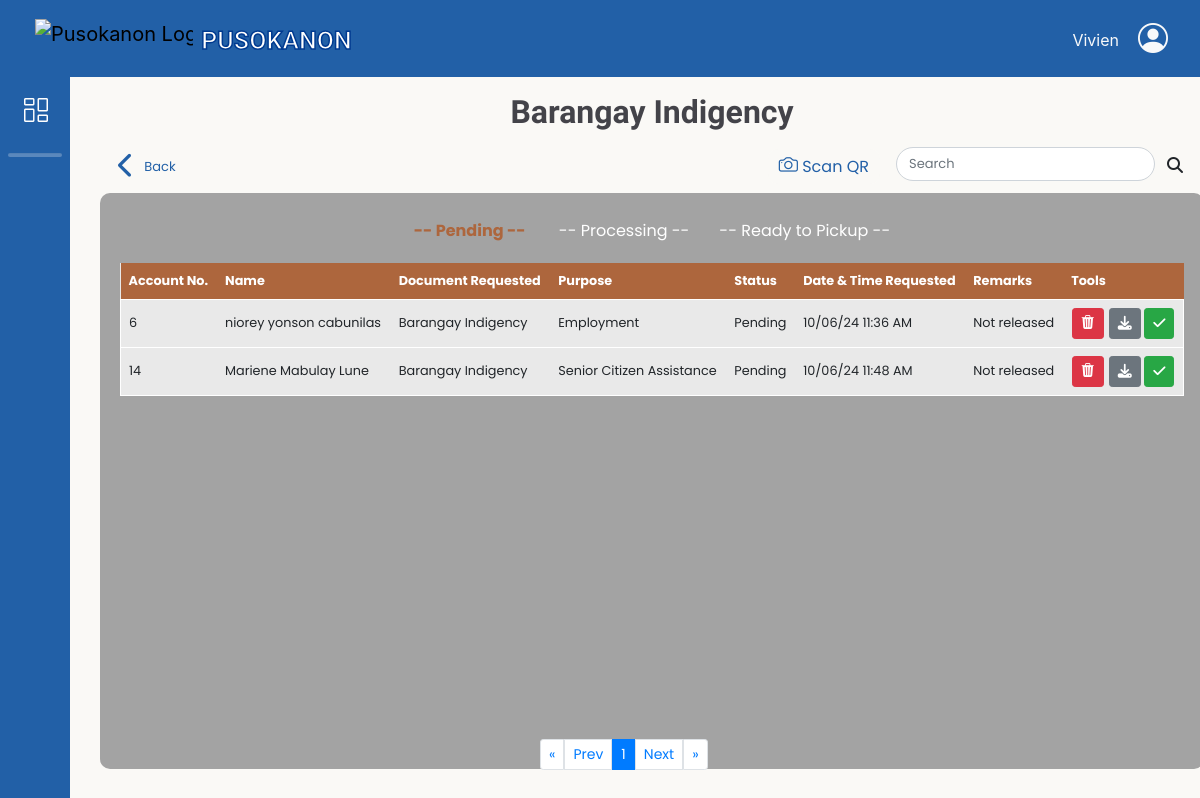
The page /adminbejo/Barangay-Indigency.php (signed in) on the database its author committed.
### tables this page shows
CREATE TABLE `request_doc` (
  `doc_ID` int(11) NOT NULL,
  `res_id` int(11) NOT NULL,
  `docType_id` int(11) NOT NULL,
  `purpose_id` int(11) NOT NULL,
  `purpose_name` varchar(255) DEFAULT NULL,
  `doc_amount` int(11) NOT NULL,
  `stat` varchar(50) NOT NULL DEFAULT 'Pending',
  `date_req` timestamp NOT NULL DEFAULT current_timestamp(),
  `date_processed` timestamp NULL DEFAULT current_timestamp() ON UPDATE current_timestamp(),
  `remarks` varchar(100) DEFAULT 'Not released',
  `request_id` varchar(20) NOT NULL,
  `qrCode_image` varchar(200) DEFAULT NULL,
  `document_requirements` varchar(64) DEFAULT NULL
);

CREATE TABLE `resident_users` (
  `res_ID` int(11) NOT NULL,
  `res_fname` varchar(50) NOT NULL,
  `res_lname` varchar(50) NOT NULL,
  `res_midname` varchar(50) NOT NULL,
  `res_suffix` varchar(10) DEFAULT NULL,
  `gender` varchar(10) NOT NULL,
  `birth_date` date NOT NULL,
  `civil_status` varchar(20) NOT NULL,
  `citizenship` varchar(30) NOT NULL,
  `place_birth` varchar(100) NOT NULL,
  `contact_no` varchar(13) NOT NULL,
  `res_email` varchar(100) NOT NULL,
  `addr_sitio` varchar(50) NOT NULL,
  `res_password` varchar(100) NOT NULL,
  `profile_picture` varchar(200) DEFAULT NULL,
  `registered_voter` varchar(15) NOT NULL,
  `userRole_id` int(11) NOT NULL,
  `verification_image` varchar(128) DEFAULT NULL,
  `register_at` datetime NOT NULL DEFAULT current_timestamp(),
  `reset_token_hash` varchar(64) DEFAULT NULL,
  `reset_token_expires_at` datetime DEFAULT NULL,
  `account_active_status` varchar(16) NOT NULL DEFAULT 'Unregistered'
);

CREATE TABLE `doc_type` (
  `docType_id` int(11) NOT NULL,
  `doc_name` varchar(100) NOT NULL,
  `doc_amount` int(11) NOT NULL
);

CREATE TABLE `docs_purpose` (
  `purpose_id` int(11) NOT NULL,
  `purpose_name` varchar(50) NOT NULL,
  `purpose_fee` int(50) NOT NULL
);

### db/DBconn.php (called while the page is built, shortened)
<?php
function decryptData($data){
	return openssl_decrypt($data, 'aes-256-cbc', ENCRYPTION_KEY, 0, ENCRYPTION_KEY);
}
function fetchdocsRequest($pdo,$doctype ,$status, $limit, $offset)
{
	$sql = "SELECT
                ru.res_id,
                ru.res_email AS res_email,
                rd.doc_ID AS doc_ID,  -- Specify the source of doc_ID
                rd.stat,
                CONCAT(ru.res_fname, ' ', ru.res_midname, ' ', ru.res_lname) AS resident_name,
                dt.doc_name AS document_name,
                dp.purpose_name AS purpose_name,
                rd.request_id,
                rd.date_req,
                rd.document_requirements,
                rd.remarks
            FROM request_doc rd
            INNER JOIN resident_users ru ON rd.res_id = ru.res_id
            INNER JOIN doc_type dt ON rd.docType_id = dt.docType_id
            INNER JOIN docs_purpose dp ON rd.purpose_id = dp.purpose_id
            WHERE dt.doc_name = :doctype AND rd.stat = :status
            LIMIT :limit OFFSET :offset ";
	$stmt = $pdo->prepare($sql);
	$stmt->bindParam(':status', $status, PDO::PARAM_STR);
	$stmt-> bindParam(':doctype', $doctype, PDO::PARAM_STR);
	$stmt->bindParam(':limit', $limit, PDO::PARAM_INT);
	$stmt->bindParam(':offset', $offset, PDO::PARAM_INT);
	$stmt->execute();
	return $stmt->fetchAll();
}

### adminbejo/Barangay-Indigency.php (the view, shortened to what this page needs)
<?php
    include '../db/DBconn.php';
    include 'headerAdmin.php';
    $search = isset($_GET['search']) ? $_GET['search'] : '';
    $docType = 'Barangay Indigency';
    $stmt = $pdo->prepare("SELECT COUNT(*) FROM request_doc WHERE docType_id = (SELECT docType_id FROM doc_type WHERE doc_name = :docType) AND stat = 'Pending'");
    $stmt->bindParam(':docType', $docType, PDO::PARAM_STR);
    $stmt->execute();
    $number_of_pending_results = $stmt->fetchColumn();
    $stmt = $pdo->prepare("SELECT COUNT(*) FROM request_doc WHERE docType_id = (SELECT docType_id FROM doc_type WHERE doc_name = :docType) AND stat = 'Processing'");
    $stmt->bindParam(':docType', $docType, PDO::PARAM_STR);
    $stmt->execute();
    $number_of_processing_results = $stmt->fetchColumn();
    $stmt = $pdo->prepare("SELECT COUNT(*) FROM request_doc WHERE docType_id = (SELECT docType_id FROM doc_type WHERE doc_name = :docType) AND stat = 'Ready to pickup'");
    $stmt->bindParam(':docType', $docType, PDO::PARAM_STR);
    $stmt->execute();
    $number_of_completed_results = $stmt->fetchColumn();
    $results_per_page = 5;
    $number_of_pending_pages = ceil($number_of_pending_results / $results_per_page);
    $number_of_processing_pages = ceil($number_of_processing_results / $results_per_page);
    $number_of_completed_pages = ceil($number_of_completed_results / $results_per_page);
    $pending_page = isset($_GET['pending_page']) ? (int)$_GET['pending_page'] : 1;
    $processing_page = isset($_GET['processing_page']) ? (int)$_GET['processing_page'] : 1;
    $completed_page = isset($_GET['completed_page']) ? (int)$_GET['completed_page'] : 1;
    $pending_page = max(1, min($pending_page, $number_of_pending_pages));
    $processing_page = max(1, min($processing_page, $number_of_processing_pages));
    $completed_page = max(1, min($completed_page, $number_of_completed_pages));
    $pending_offset = ($pending_page - 1) * $results_per_page;
    $processing_offset = ($processing_page - 1) * $results_per_page;
    $completed_offset = ($completed_page - 1) * $results_per_page;
    if($search != null) {
        $pending = fetchdocsRequestSearch($pdo, $docType,'Pending', $results_per_page, $pending_offset, $search);
        $Processing = fetchdocsRequestSearch($pdo, $docType,'Processing', $results_per_page, $processing_offset, $search);
        $completed = fetchdocsRequestSearch($pdo, $docType,'Ready to pickup', $results_per_page, $completed_offset, $search);
    } else {
        $pending = fetchdocsRequest($pdo, $docType,'Pending', $results_per_page, $pending_offset);
    }
?>
<link rel="stylesheet" href="css/slidingtableResidency.css">
<main>
    <div class="row">
        <div class="col-12 pt-3 d-flex justify-content-center">
            <h1 class="title"><?php echo $docType; ?></h1>
        </div>
    </div>
    <div class="d-flex justify-content-between align-items-center m-2">
        <a href="Admin-Document.php" class="back-button d-flex align-items-center">
            <i class="fa-solid fa-chevron-left fa-2x"></i>
            <span>Back</span>
        </a>
        <div class="d-flex align-items-center gap-3">
            <a href="ScanQR.php" class="btn camera-btn">
                <i class="bi bi-camera" style="font-size: 1.2rem;"></i>&nbsp;Scan QR
            </a>
            <form method="GET" id="searchForm">
                <div class="input-group mb-0 custom-search">
                    <input type="search" class="form-control custom-search" name="search" placeholder="Search" aria-label="Search" id="searchInput" value="<?php echo htmlspecialchars($search); ?>">
                    <button class="btn search-btn" title="Search" id="search_btn" type="submit">
                        <i class="fas fa-search"></i>
                    </button>
                </div>
            </form>
        </div>
    </div>
    <div id="searchresult" class="table-content" style="min-width: 92vw; width: 92vw; max-width: 95vw;">
        <div id="originalTable">
            <div class="controls text-center mt-3">
                <a id="showTable1" class="link1">-- Pending  -- </a>&nbsp;&nbsp;&nbsp;&nbsp;&nbsp;&nbsp;
                <a id="showTable2" class="link2">-- Processing  --</a>&nbsp;&nbsp;&nbsp;&nbsp;&nbsp;&nbsp;
                <a id="showTable3" class="link3">-- Ready to Pickup -- </a>
            </div>
            <div id="table1Container" class="small-font">
                <table id="table1">
                    <thead>
                        <tr>
                            <th>Account No.</th>
                            <th>Name</th>
                            <th>Document Requested</th>
                            <th>Purpose</th>
                            <th>Status</th>
                            <th>Date & Time Requested</th>
                            <th>Remarks</th>
                            <th>Tools</th>
                        </tr>
                    </thead>
                    <tbody>
                        <?php if (empty($pending)): ?>
                            <tr><td colspan="8">No Pending Documents</td></tr>
                        <?php else: ?>
                            <?php foreach ($pending as $pendings): ?>
                                <tr>
                                <?php $dataDecrypt = decryptData($pendings['res_email']); ?>
                                    <td><?= htmlspecialchars($pendings['res_id']); ?></td>
                                    <td><?= htmlspecialchars($pendings['resident_name']); ?></td>
                                    <td><?= htmlspecialchars($pendings['document_name']); ?></td>
                                    <td><?= htmlspecialchars($pendings['purpose_name']); ?></td>
                                    <td><?= htmlspecialchars($pendings['stat']); ?></td>
                                    <td><?= date('m/d/y h:i A', strtotime($pendings['date_req'])); ?></td>
                                    <td><?= htmlspecialchars($pendings['remarks']); ?></td>
                                    <td>
                                        <div class="inline-tools">
                                            <div title="Delete" class="btn btn-danger btn-sm btn-1" onclick="trashCancelDocument('<?= htmlspecialchars($pendings['doc_ID']); ?>', '<?= htmlspecialchars($pendings['request_id']); ?>')"><i class="bi bi-trash3-fill"></i></div>
                                            <form class="status-form" action="../db/updateStatus.php" method="POST">
                                                <button title="Download" type="submit" name="status" value="Processing" class="btn btn-sm <?= $pendings['stat'] == 'Processing' ? 'btn-secondary' : 'btn-secondary'; ?>"><i class="fa-solid fa-download"></i></button>
                                                <button title="Approve" type="button" class="btn btn-sm <?= $pendings['stat'] == 'Ready to pickup' ? 'btn-success' : 'btn-success'; ?>" onclick="showSweetAlert('<?= htmlspecialchars($dataDecrypt); ?>', '<?= htmlspecialchars($pendings['resident_name']); ?>', '<?= htmlspecialchars($pendings['document_name']); ?>','<?= htmlspecialchars($pendings['doc_ID']); ?>', '<?= htmlspecialchars($pendings['res_id']); ?>')"><i class="fa-solid fa-check"></i></button>
                                            </form>
                                        </div>
                                    </td>
                                </tr>
                            <?php endforeach; ?>
                        <?php endif; ?>
                    </tbody>
                </table>
                <nav id="pendingPagination" aria-label="Pending Page navigation">
                    <ul class="pagination pagination-sm ">
                        <li class="page-item">
                            <a class="page-link" href="?pending_page=1" aria-label="First">
                                <span aria-hidden="true">&laquo;</span>
                            </a>
                        </li>
                        <li class="page-item">
                            <a class="page-link" href="?pending_page=<?= max(1, $pending_page - 1) ?>" aria-label="Previous">
                                <span aria-hidden="true">Prev</span>
                            </a>
                        </li>
                        <?php for ($i = max(1, $pending_page - 2); $i <= min($number_of_pending_pages, $pending_page + 2); $i++): ?>
                            <li class="page-item <?= ($i == $pending_page) ? 'active' : '' ?>">
                                <a class="page-link" href="?pending_page=<?= $i ?>"><?= $i ?></a>
                            </li>
                        <?php endfor; ?>
                        <li class="page-item">
                            <a class="page-link" href="?pending_page=<?= min($number_of_pending_pages, $pending_page + 1) ?>" aria-label="Next">
                                <span aria-hidden="true">Next</span>
                            </a>
                        </li>
                        <li class="page-item">
                            <a class="page-link" href="?pending_page=<?= $number_of_pending_pages ?>" aria-label="Last">
                                <span aria-hidden="true">&raquo;</span>
                            </a>
                        </li>
                    </ul>
                </nav>
            </div>
        </div>
    </div>
</main>
<?php include 'footerAdmin.php';?>

### adminbejo/css/headerADstyle.css (style rules this page uses)
body { height: 100%; margin-top: 77px; background-color: #FAF9F6; }
a { text-decoration: none; }
li { list-style: none; }
h1 { font-weight: 600; font-size: 1rem; }

### adminbejo/css/slidingtableResidency.css (style rules this page uses)
html { transition: smooth 0.3s; }
table { width: 100%; border-collapse: collapse; margin-top: 20px; }
.controls { margin: 20px 0; }
.pagination { margin: 20px 0; justify-content: center; left: 45%; bottom: 0; position: fixed; padding-bottom: 10px; }
.pagination .page-item .page-link { margin: 0 0px; }
.table-content { height: 72svh; background-color: #a3a3a3; padding:10px 20px 10px 20px; border-radius: 10px; }
#table1Container thead { background-color: #ad663d; color: white; }
#table3Container, #table2Container, #table1Container { background-color: #e9e9e9; }
th, td { padding: 8px; text-align: left; }
tbody tr { border: 1px solid white; }
main { margin-left: 100px; margin-right: 30px }
h1 { font-family: 'Titan One', cursive; font-size: 2rem; color: #434349; }
.inline-tools { display: flex; align-items: center; justify-content: center; gap: 5px; }
.inline-tools form { margin: 0; }
.controls, .link1, .link2, .link3 { color: #ffffff; cursor: pointer; }
#showTable1:hover, #showTable1:focus, #showTable1.active { color: #ad663d; font-weight: bold; text-decoration: none; }
.back-button { display: flex; align-items: center; gap: 10px; padding: 5px 10px; border: none; border-radius: 30px; font-size: 13px; cursor: pointer; color: #2260a7; }
.custom-search { width: 300px; border-radius: 30px !important; font-size: 13px; }
.search-btn { border-radius: 50% !important; }
.back-button { margin-right: 10px; }
.camera-btn { background-color: #FAF9F6; color: #2260a7; padding: 2px 10px 2px 10px; border-radius: 10px; }
.small-font { font-size: 0.8rem; }
.small-font table { font-size: inherit; }
.small-font .pagination { font-size: 0.8rem; }

### rows shown on the page
request_doc: res.res_ID "6", resident_name "niorey yonson cabunilas", docType.doc_name "Barangay Indigency", purpose.purpose_name "Employment", stat "Pending", date_req "10/06/24 11:36 AM", remarks "Not released"
request_doc: res.res_ID "14", resident_name "Mariene Mabulay Lune", docType.doc_name "Barangay Indigency", purpose.purpose_name "Senior Citizen Assistance", stat "Pending", date_req "10/06/24 11:48 AM", remarks "Not released"

### other values the page prints
$_SESSION['staff_fname'] "Vivien"
$docType "Barangay Indigency"
